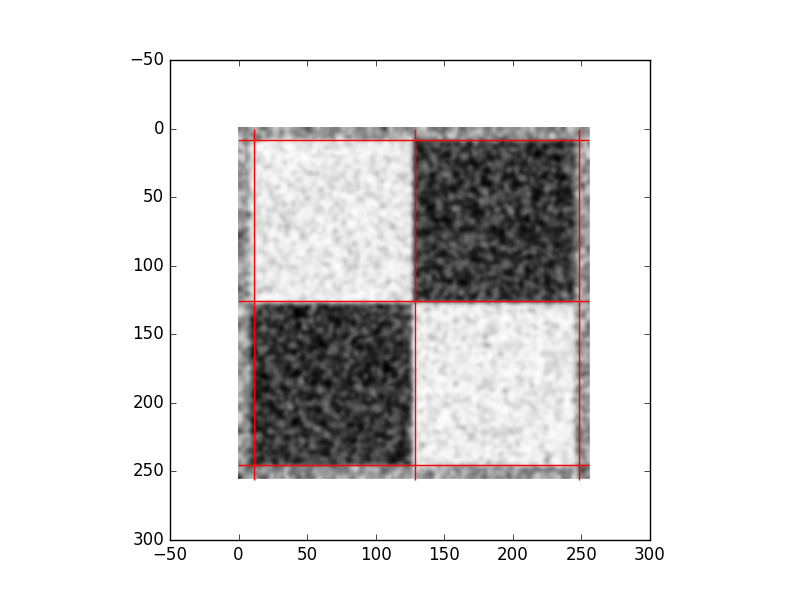
#> input picture ps1_python/output/ps1-3-c-2.png, 800 x 600 px, given in place of ps1-input0.png, which was not available
$ python hough_lines.py   (Python 2 division)
#> lines starting #> are read from the running program, lines starting #| are printed output that depends on the picture; after the words box and inside, x2 and y2 are one past the last pixel; in counts of white or black regions, pixels touching at a corner belong together; pictures that were not available may be replaced by others from this repository, and a replacement may not be noted
import cv2
from matplotlib import pyplot as plt
import numpy as np
import math
import scipy.ndimage.filters as filters
import scipy.ndimage as ndimage

def hough_lines_acc(BW, rho_resolution=1.0, theta=range(0, 180, 1)):
	rows, cols = BW.shape
	H = np.zeros((4*(max(rows,cols)), len(theta)))
	cos_d = []
	sin_d = []

	for t in theta:
		cos_d.append(math.cos(math.radians(t)))
		sin_d.append(math.sin(math.radians(t)))

	for x in range(rows):
		for y in range(cols):
			if (BW[x, y] != 0):
				for t in theta:
					d = y * cos_d[t] - x * sin_d[t]
					H[d + 2 * (max(rows, cols)),t] += 1

	return (H, theta, rho_resolution)

# [51 lines left out: functions hough_peaks, hough_lines_draw, not called in this run]


if __name__ == '__main__':
	PATH_in = "input/"
	PATH_out = "output/"
	img = cv2.imread(PATH_in + "ps1-input0.png", 0)
#> img: shape (600, 800); min 0, max 255, mean 223.9
	img2 = cv2.Canny(img, 150, 150)
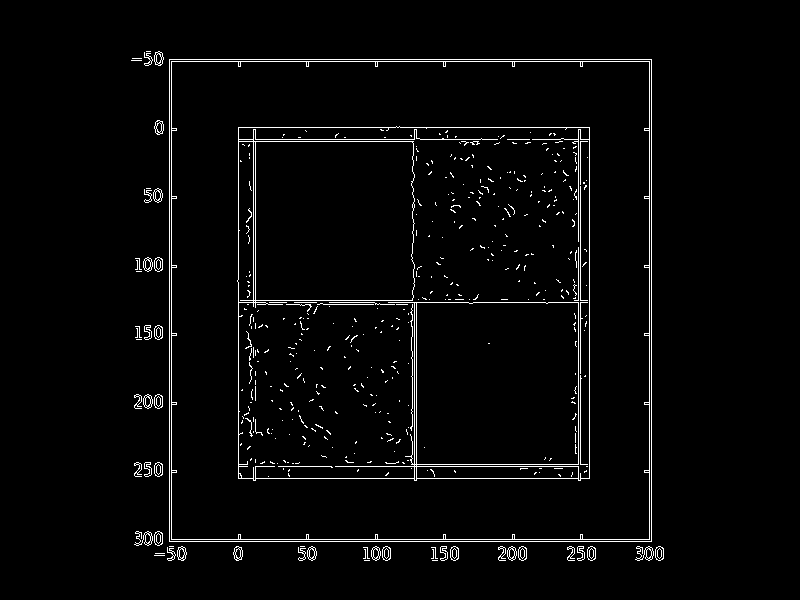
#> img2: shape (600, 800); 2.7% white in thin lines or dots, all inside (x1, y1, x2, y2) = (131, 51, 664, 561)

	h, t, r = hough_lines_acc(img2)
#> in hough_lines_acc, `H = np.zeros((4*(max(rows,cols)), len(theta)))`: H: shape (3200, 180) float64; every value is 0
#> after the loop in hough_lines_acc, `for t in theta:`: cos_d = 180 values, max 1 at index 0, min -1 at index 179, mean 0.00556; sin_d = 180 values, max 1 at index 90, min 0 at index 0, mean 0.637
#> (the run stopped early here; a loop or call above may not have finished)

$ run again, on ps1_python/output/ps1-4-c-2.png
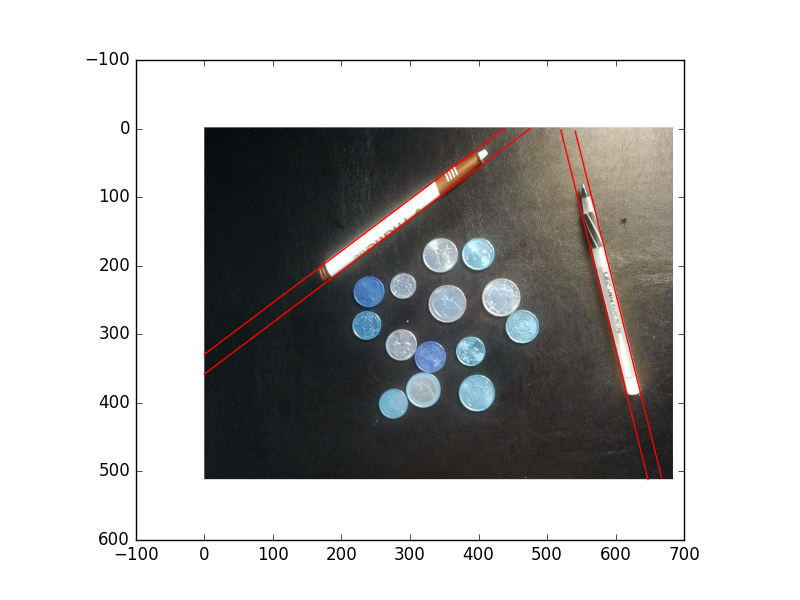
#> input picture ps1_python/output/ps1-4-c-2.png, 800 x 600 px, given in place of ps1-input0.png, which was not available
#> `img = cv2.imread(PATH_in + "ps1-input0.png", 0)`:
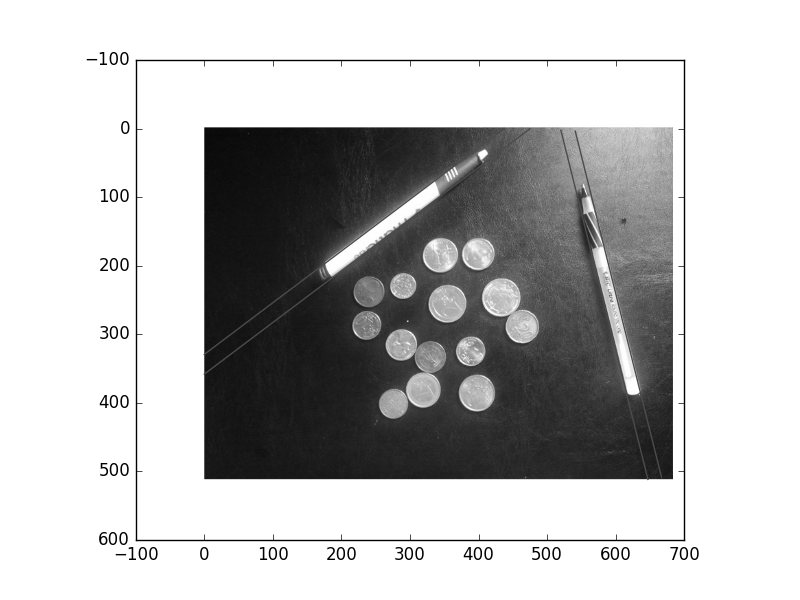
#> img: shape (600, 800); min 0, max 255, mean 189.2
#> `img2 = cv2.Canny(img, 150, 150)`:
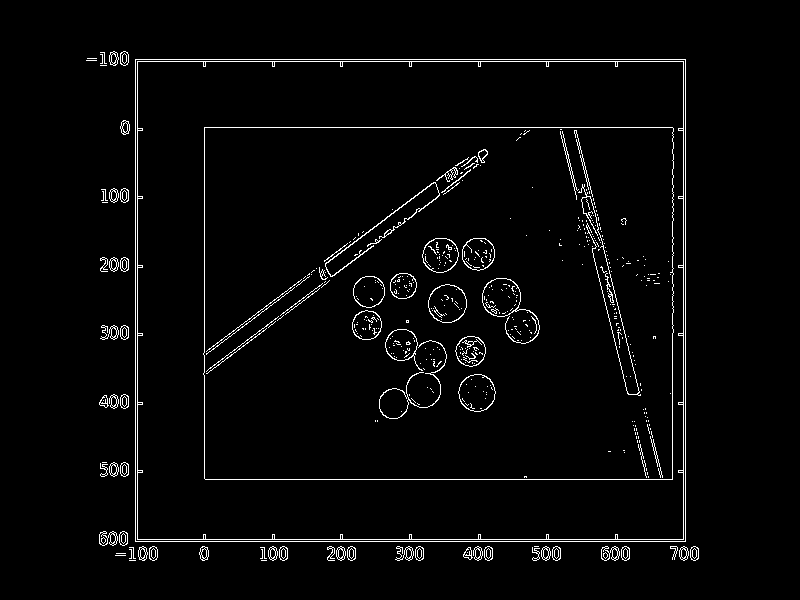
#> img2: shape (600, 800); 2.9% white in thin lines or dots, all inside (x1, y1, x2, y2) = (86, 51, 699, 561)
#> H: shape (3200, 180) float64; every value is 0
#> after the loop in hough_lines_acc, `for t in theta:`: cos_d = 180 values, max 1 at index 0, min -1 at index 179, mean 0.00556; sin_d = 180 values, max 1 at index 90, min 0 at index 0, mean 0.637

$ run again, on ps1_python/output/i.png
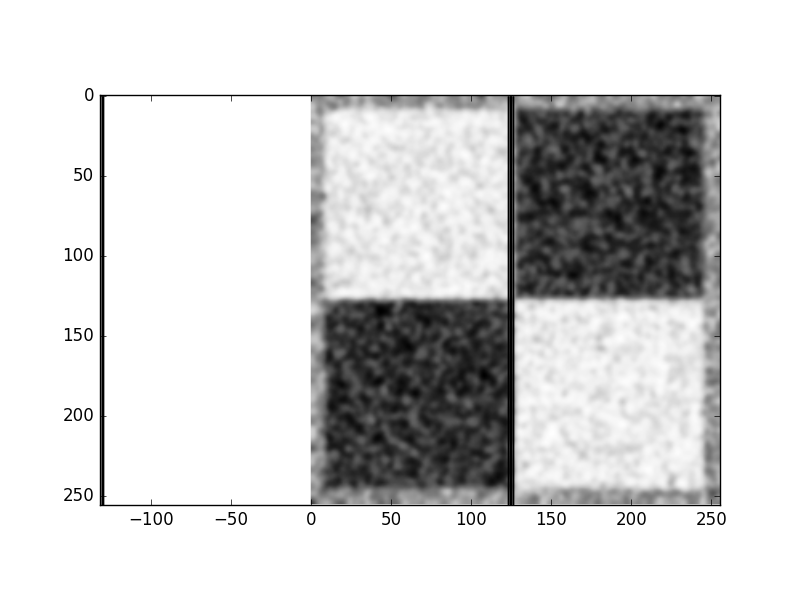
#> input picture ps1_python/output/i.png, 800 x 600 px, given in place of ps1-input0.png, which was not available
#> img is the input picture: shape (600, 800); min 0, max 255, mean 212.9
#> `img2 = cv2.Canny(img, 150, 150)`:
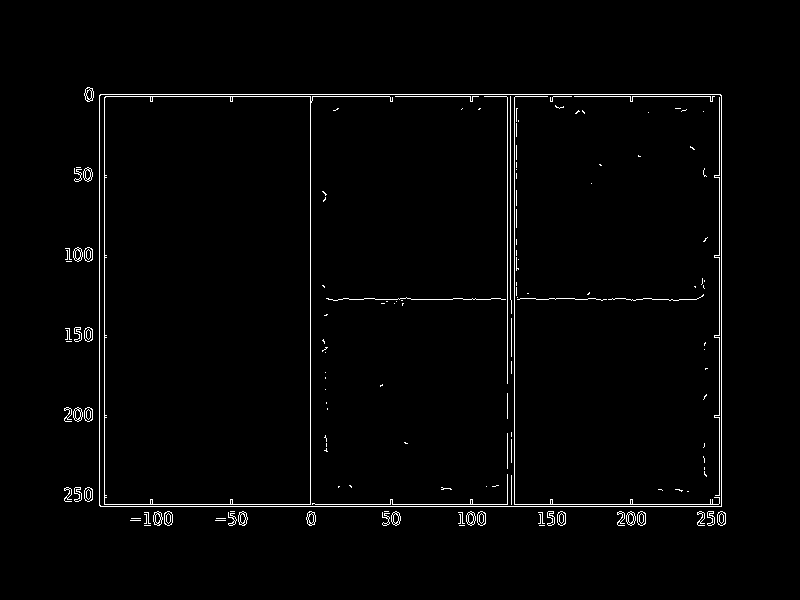
#> img2: shape (600, 800); 1.8% white in thin lines or dots, all inside (x1, y1, x2, y2) = (64, 87, 726, 526)
#> H: shape (3200, 180) float64; every value is 0
#> after the loop in hough_lines_acc, `for t in theta:`: cos_d = 180 values, max 1 at index 0, min -1 at index 179, mean 0.00556; sin_d = 180 values, max 1 at index 90, min 0 at index 0, mean 0.637
